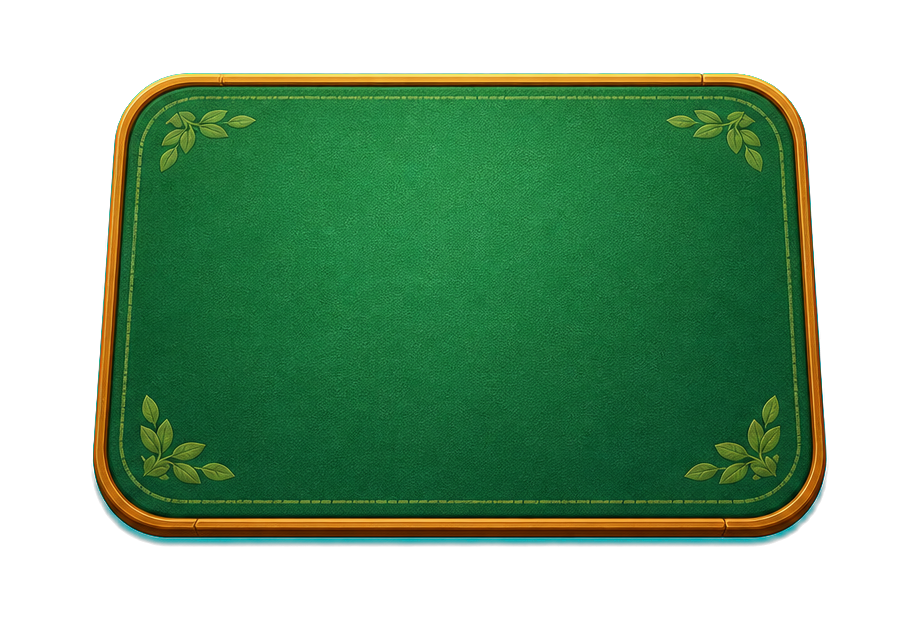
#> input picture game/assets_v2/board/table_felt.png, 920 x 620 px
$ python bake_fitted.py
#> lines starting #> are read from the running program, lines starting #| are printed output that depends on the picture
#!/usr/bin/env python3
"""assets_v2 -> fitted/ 烘焙(去留白 + 受控九宫格 + 按钮烘字)。v4。
- 删木框, 毛毡接近屏宽; 卡牌裁掉透明留白后填满卡槽(更饱满)。
- 牌架单排。
- 动作按钮把中文直接烘进底板(整图), Godot 用 TextureButton, 4 个按钮完全一致、不再错位。
用法: 在 game/ 下运行  python3 assets_v2/fitted/bake_fitted.py
"""
from PIL import Image, ImageDraw, ImageFont
import numpy as np, os
HERE=os.path.dirname(os.path.abspath(__file__)); AV2=os.path.normpath(os.path.join(HERE,".."))+"/"; OUT=HERE+"/"
GAME=os.path.normpath(os.path.join(HERE,"..",".."))+"/"
def load(p): return Image.open(AV2+p).convert("RGBA")
#> called with p = 'board/table_felt.png'
#> returned value is the input picture: PIL image 920x620 RGBA; mean R, G, B, A 24.2, 62.4, 31, 147.7
def crop_opaque(im):
    a=np.array(im)[:,:,3]; ys,xs=np.where(a>18); return im.crop((xs.min(),ys.min(),xs.max()+1,ys.max()+1))
#> after `return im.crop((xs.min(), ys.min(), xs.max() + 1, ys.max() + 1))`:
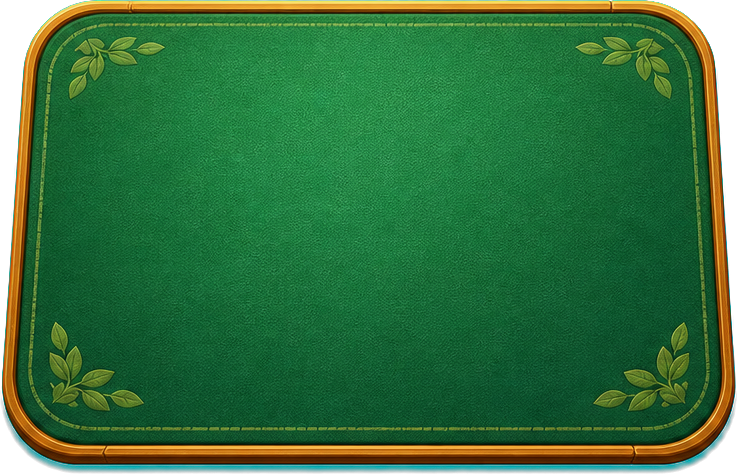
#> returned value: PIL image 737x474 RGBA; mean R, G, B, A 39.6, 101.9, 50.6, 241.2; transparent parts drawn white
def nine(src,W,H,sl,st,sr,sb,tl,tt,tr,tb):
#> called with W = 716, H = 670, sl = 165, st = 150, sr = 165, sb = 150, tl = 165, tt = 150
    sw,sh=src.size; out=Image.new("RGBA",(W,H),(0,0,0,0))
#> after `sw, sh = src.size`: sw = 737; sh = 474
#> after `out = Image.new('RGBA', (W, H), (0, 0, 0, 0))`: out: PIL image 716x670 RGBA; every value is 0
    sx=[0,sl,sw-sr,sw]; sy=[0,st,sh-sb,sh]; dx=[0,tl,W-tr,W]; dy=[0,tt,H-tb,H]
#> after `sx = [0, sl, sw - sr, sw]`: sx = [0, 165, 572, 737]
#> after `sy = [0, st, sh - sb, sh]`: sy = [0, 150, 324, 474]
    for i in range(3):
        for j in range(3):
            a=src.crop((sx[i],sy[j],sx[i+1],sy[j+1])); d=(dx[i+1]-dx[i],dy[j+1]-dy[j])
            if a.size[0]<=0 or a.size[1]<=0 or d[0]<=0 or d[1]<=0: continue
            out.alpha_composite(a.resize(d,Image.LANCZOS),(dx[i],dy[j]))
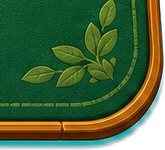
#> a: PIL image 165x150 RGBA; mean R, G, B, A 48.2, 81, 39.4, 232; transparent parts drawn white
    return out

# ---------- 几何(与 main.gd 对齐) ----------
# v5: 略缩卡牌、网格更深地内收进毛毡绿区(四周留更大边距, 不再贴边/压叶子)
TW,TH,SX,SY=66,94,73,100
COLS,ROWS=9,6; PADX,PADY=33,38
grid_w=(COLS-1)*SX+TW; grid_h=(ROWS-1)*SY+TH        # 650 x 594
felt_w=grid_w+2*PADX; felt_h=grid_h+2*PADY           # 716 x 670

# felt.png = 毛毡(九宫格留叶角) + 格位
felt=nine(crop_opaque(load("board/table_felt.png")),felt_w,felt_h,165,150,165,150,165,150,165,150)
slot=crop_opaque(load("board/slot_cell.png")).resize((TW,TH),Image.LANCZOS)
#> call 2 of load, with p = 'board/slot_cell.png'
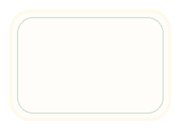
#> input picture game/assets_v2/board/slot_cell.png, 180 x 130 px
#> in load, returned value is the input picture: PIL image 180x130 RGBA; mean R, G, B, A 194.2, 188.4, 159.9, 31.4
#> in crop_opaque (call 2), `a = np.array(im)[:, :, 3]`:
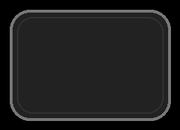
#> a: shape (130, 180); min 0, max 134, mean 31.4
#> in crop_opaque (call 2), `ys, xs = np.where(a > 18)`: ys = 17774 values from 9 to 120; xs = 17774 values, max 170 at index 2236, min 9 at index 2559, mean 89.59
#> in crop_opaque (call 2), `return im.crop((xs.min(), ys.min(), xs.max() + 1, ys.max() + 1))`:
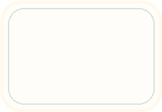
#> returned value: PIL image 162x112 RGBA; mean R, G, B, A 244.1, 238.2, 202.2, 40.4; transparent parts drawn white
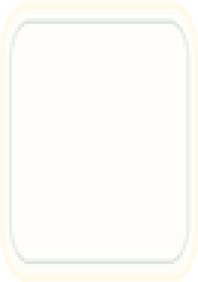
#> slot: PIL image 66x94 RGBA (shown 3 times larger); mean R, G, B, A 243.7, 238.2, 202.3, 40.6; transparent parts drawn white
slot.putalpha(slot.getchannel("A").point(lambda v:int(v*0.38)))
for r in range(ROWS):
    for c in range(COLS):
        felt.alpha_composite(slot,(PADX+c*SX,PADY+r*SY))
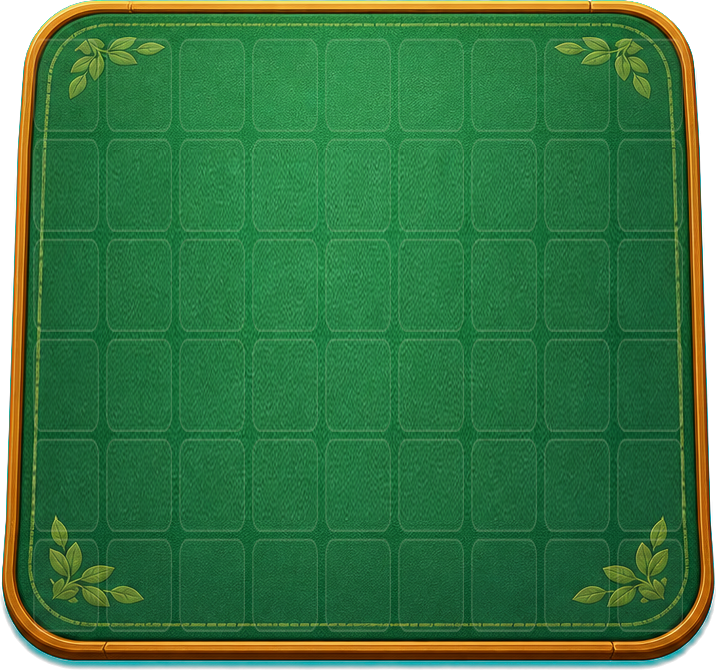
#> felt: PIL image 716x670 RGBA; mean R, G, B, A 45.2, 107.6, 56.9, 242.7; transparent parts drawn white
felt.save(OUT+"felt.png")

# rack1.png = 单排木托盘
nine(crop_opaque(load("board/hand_rack.png")),felt_w,138,95,34,95,52,62,30,62,48).save(OUT+"rack1.png")
#> (the run stopped early here; a loop or call above may not have finished)
